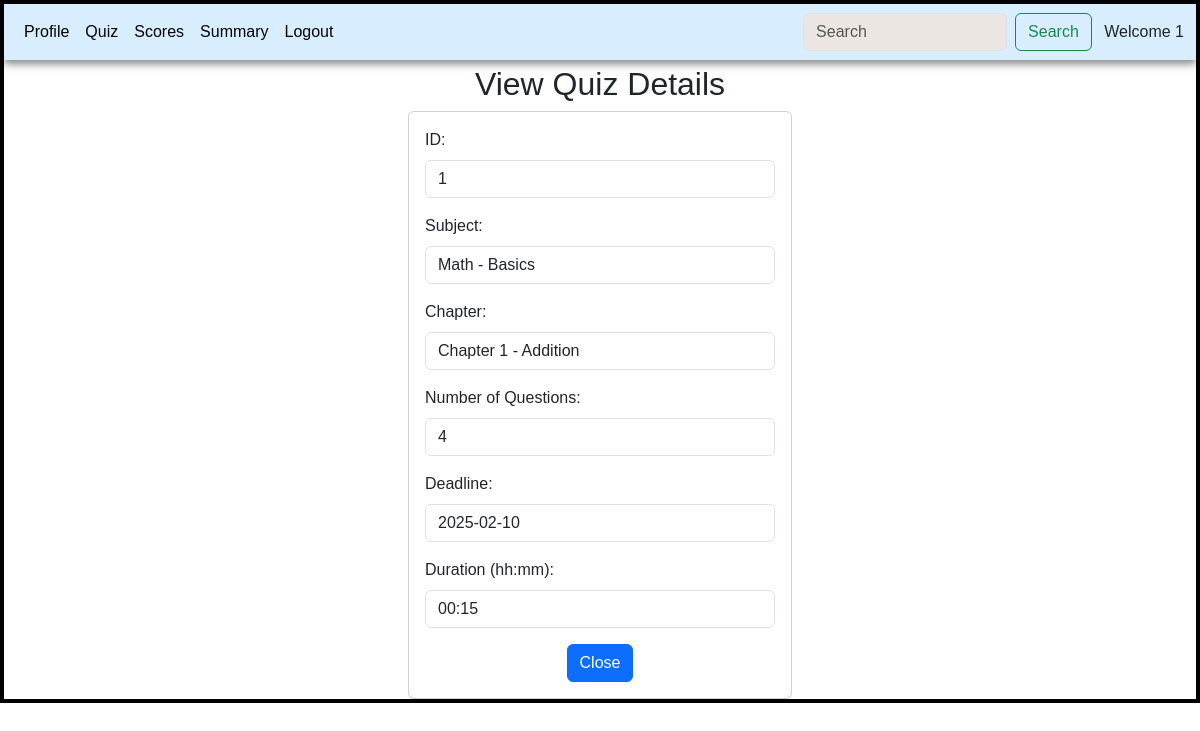
The page /view/1/1 on the database as committed earlier.
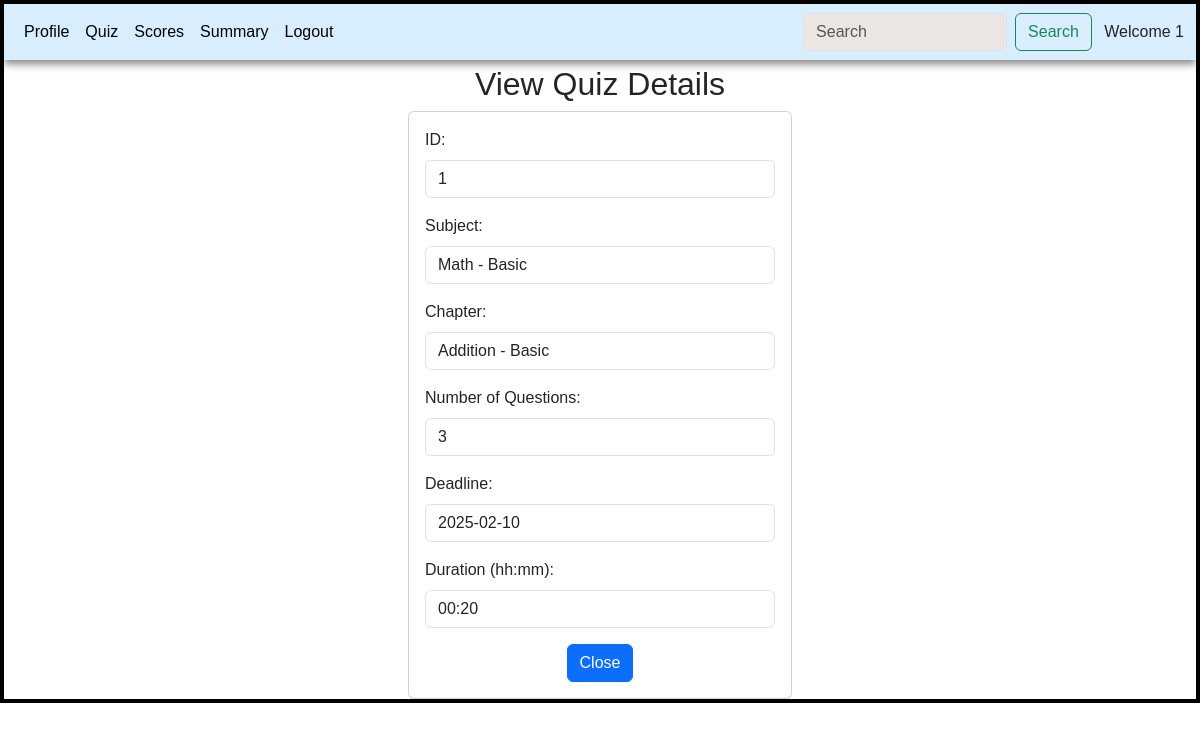
The same page on the database as committed later.
### controllers/models.py (models this page shows)
class Subject(db.Model):
    id = db.Column(db.Integer(), primary_key=True)
    name = db.Column(db.String(), nullable=False, unique=True)
    description = db.Column(db.String(), nullable=True)
    chapters = db.relationship('Chapter', backref='subject')

class Chapter(db.Model):
    id = db.Column(db.Integer, primary_key=True)
    subject_id = db.Column(db.Integer, db.ForeignKey('subject.id'), nullable=False)
    name = db.Column(db.String(), nullable=False)
    description = db.Column(db.String(), nullable=True)
    quizzes = db.relationship('Quiz', backref='chapter')

class Quiz(db.Model):
    id = db.Column(db.Integer, primary_key=True)
    chapter_id = db.Column(db.Integer, db.ForeignKey('chapter.id'), nullable=False)
    date = db.Column(db.Date(), nullable=False)
    time = db.Column(db.String(10), nullable=False)
    status = db.Column(db.String())
    questions = db.relationship('Question', backref='quiz')

### controllers/main.py (the view)
@app.route('/view/<int:quiz_id>/<u_name>')
def view_quiz(quiz_id,u_name):
    quiz = Quiz.query.get(quiz_id)
    return render_template('user_viewquiz.html',quiz=quiz,u_name=u_name)

### templates/user_viewquiz.html (shortened to what this page needs)
<!DOCTYPE html>
<html lang="en">
<head>
    <link rel="stylesheet" href="/static/style.css">
    <link href="https://cdn.jsdelivr.net/npm/bootstrap@5.3.3/dist/css/bootstrap.min.css" rel="stylesheet">
</head>
<body>
    <div id="main">
        <div id="canvas">
            <nav class="navbar navbar-expand-lg bg-body-dark" id="nav">
                <div class="container-fluid">
                  <div class="collapse navbar-collapse" id="navbarSupportedContent">
                    <ul class="navbar-nav me-auto mb-2 mb-lg-0">
                      <li class="nav-item">
                        <a class="nav-link active" aria-current="page" href="/user_profile/{{ u_name }}">Profile</a>
                      </li>
                      <li class="nav-item">
                        <a class="nav-link active" aria-current="page" href="/user_dashboard?u_name={{ u_name }}">Quiz</a>
                      </li>
                      <li class="nav-item">
                        <a class="nav-link active" aria-current="page" href="/scores/{{ u_name }}">Scores</a>
                      </li>
                      <li class="nav-item">
                        <a class="nav-link active" aria-current="page" href="/summary/{{u_name}}">Summary</a>
                      </li>
                      <li class="nav-item">
                        <a class="nav-link active" aria-current="page" href="/">Logout</a>
                      </li>
                    </ul>
                    <form class="d-flex" action="/search/{{ u_name }}">
                      <input class="form-control me-2" type="search" placeholder="Search" aria-label="Search" name="search_word" style="background-color: #ece6e3;">
                      <button class="btn btn-outline-success" type="submit">Search</button>
                    </form>
                  </div>
                  <a>&ensp; Welcome {{u_name}}</a>
                </div>
              </nav>
              <h2 style="text-align: center;margin-top: 5px;">View Quiz Details</h2>
              <div class="container">
                <div class="card" style="width: 24rem; margin: auto;">
                    <div class="card-body">
                        <form>
                            <div class="mb-3">
                                <label class="form-label">ID:</label>
                                <input type="text" class="form-control" value="{{ quiz.id }}" readonly>
                            </div>
                            <div class="mb-3">
                                <label class="form-label">Subject:</label>
                                <input type="text" class="form-control" value="{{ quiz.chapter.subject.name }}" readonly>
                            </div>
                            <div class="mb-3">
                                <label class="form-label">Chapter:</label>
                                <input type="text" class="form-control" value="{{ quiz.chapter.name }}" readonly>
                            </div>
                            <div class="mb-3">
                                <label class="form-label">Number of Questions:</label>
                                <input type="text" class="form-control" value="{{ quiz.questions|length }}" readonly>
                            </div>
                            <div class="mb-3">
                                <label class="form-label">Deadline:</label>
                                <input type="text" class="form-control" value="{{ quiz.date }}" readonly>
                            </div>
                            <div class="mb-3">
                                <label class="form-label">Duration (hh:mm):</label>
                                <input type="text" class="form-control" value="{{ quiz.time }}" readonly>
                            </div>
                            <div class="text-center">
                                <a href='/user_dashboard?u_name={{ u_name }}' class="btn btn-primary">Close</a>
                            </div>
                        </form>
                    </div>
                </div>
            </div>
        </div>
    </div>
</body>
</html>

Rows that differ between the two databases and show on the page:
changed Quiz id 1: time "00:15" → "00:20"
changed Subject: chapter.subject.name "Math - Basics" → "Math - Basic"
changed Chapter: chapter.name "Chapter 1 - Addition" → "Addition - Basic"
Other text that changed with them:
form field questions|length: "4" → "3"
